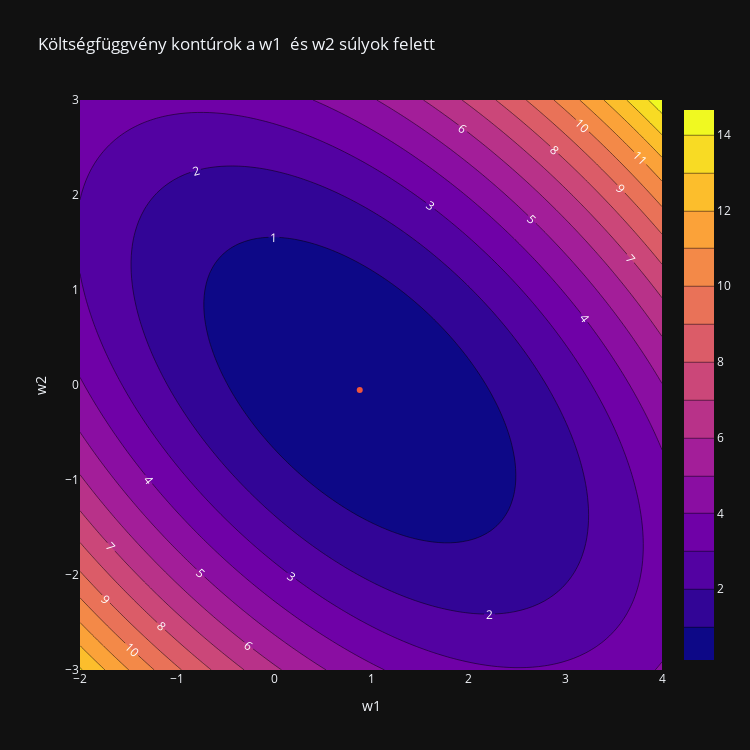

The cell this chart's notebook holds for it:
### Code cell
# Kontúrplot ábrázolása Plotlyval
fig = go.Figure()
fig.add_trace(go.Contour(x=w1, y=w2, z=C.T, contours=dict(showlabels = True, labelfont = dict(size = 12, color = 'white')))) 
fig.add_trace(go.Scatter(x=W[1], y=W[2]))

#Plot formázása
fig.update_layout(
    title = "Költségfüggvény kontúrok a w1  és w2 súlyok felett", 
    xaxis_title = "w1",
    yaxis_title = "w2",
    template=styleTemplate,
    width=750,
    height=750)

# Megjelenítés
fig.show()
